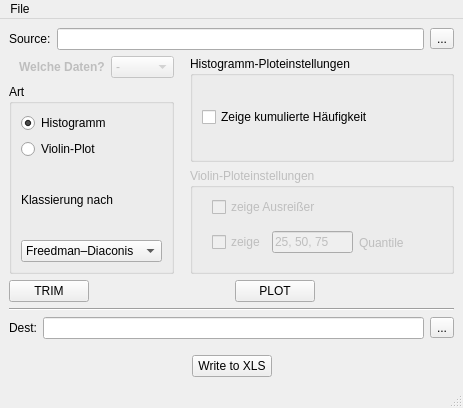
<?xml version="1.0" encoding="UTF-8"?>
<ui version="4.0">
 <class>MainWindow</class>
 <widget class="QMainWindow" name="MainWindow">
  <property name="geometry">
   <rect>
    <x>0</x>
    <y>0</y>
    <width>463</width>
    <height>408</height>
   </rect>
  </property>
  <property name="windowTitle">
   <string>MainWindow</string>
  </property>
  <widget class="QWidget" name="centralwidget">
   <layout class="QVBoxLayout" name="verticalLayout">
    <item>
     <layout class="QHBoxLayout" name="horizontalLayout">
      <item>
       <widget class="QLabel" name="label">
        <property name="text">
         <string>Source:</string>
        </property>
       </widget>
      </item>
      <item>
       <widget class="QLineEdit" name="txt_fopen"/>
      </item>
      <item>
       <widget class="QToolButton" name="but_fopen">
        <property name="text">
         <string>...</string>
        </property>
       </widget>
      </item>
     </layout>
    </item>
    <item>
     <layout class="QHBoxLayout" name="horizontalLayout_6">
      <item>
       <layout class="QVBoxLayout" name="verticalLayout_7">
        <property name="leftMargin">
         <number>0</number>
        </property>
        <item>
         <layout class="QHBoxLayout" name="horizontalLayout_5">
          <property name="leftMargin">
           <number>10</number>
          </property>
          <item>
           <widget class="QLabel" name="label_5">
            <property name="enabled">
             <bool>false</bool>
            </property>
            <property name="font">
             <font>
              <pointsize>9</pointsize>
              <weight>75</weight>
              <bold>true</bold>
             </font>
            </property>
            <property name="text">
             <string>Welche Daten?</string>
            </property>
           </widget>
          </item>
          <item>
           <widget class="QComboBox" name="cb_plotchoice">
            <property name="enabled">
             <bool>false</bool>
            </property>
            <property name="autoFillBackground">
             <bool>true</bool>
            </property>
            <property name="placeholderText">
             <string/>
            </property>
            <property name="frame">
             <bool>true</bool>
            </property>
            <item>
             <property name="text">
              <string>-</string>
             </property>
            </item>
           </widget>
          </item>
         </layout>
        </item>
        <item>
         <widget class="QGroupBox" name="groupBox_2">
          <property name="title">
           <string>Art</string>
          </property>
          <layout class="QVBoxLayout" name="verticalLayout_3">
           <item>
            <widget class="QRadioButton" name="rb_hist">
             <property name="text">
              <string>Histogramm</string>
             </property>
             <property name="checked">
              <bool>true</bool>
             </property>
            </widget>
           </item>
           <item>
            <widget class="QRadioButton" name="rb_vio">
             <property name="text">
              <string>Violin-Plot</string>
             </property>
            </widget>
           </item>
           <item>
            <layout class="QVBoxLayout" name="verticalLayout_4">
             <item>
              <widget class="QLabel" name="label_3">
               <property name="text">
                <string>Klassierung nach</string>
               </property>
              </widget>
             </item>
             <item>
              <widget class="QComboBox" name="cb_classification">
               <property name="sizePolicy">
                <sizepolicy hsizetype="Expanding" vsizetype="Fixed">
                 <horstretch>0</horstretch>
                 <verstretch>0</verstretch>
                </sizepolicy>
               </property>
               <property name="maximumSize">
                <size>
                 <width>190</width>
                 <height>16777215</height>
                </size>
               </property>
               <item>
                <property name="text">
                 <string>Freedman–Diaconis</string>
                </property>
               </item>
               <item>
                <property name="text">
                 <string>Square-Root</string>
                </property>
               </item>
               <item>
                <property name="text">
                 <string>Sturges</string>
                </property>
               </item>
               <item>
                <property name="text">
                 <string>Rice</string>
                </property>
               </item>
              </widget>
             </item>
            </layout>
           </item>
          </layout>
         </widget>
        </item>
       </layout>
      </item>
      <item>
       <layout class="QVBoxLayout" name="verticalLayout_8">
        <property name="leftMargin">
         <number>10</number>
        </property>
        <item>
         <widget class="QGroupBox" name="gb_histogram">
          <property name="title">
           <string>Histogramm-Ploteinstellungen</string>
          </property>
          <layout class="QVBoxLayout" name="verticalLayout_2">
           <item>
            <widget class="QCheckBox" name="cb_cumulated">
             <property name="text">
              <string>Zeige kumulierte Häufigkeit</string>
             </property>
            </widget>
           </item>
          </layout>
         </widget>
        </item>
        <item>
         <widget class="QGroupBox" name="gb_violine">
          <property name="enabled">
           <bool>false</bool>
          </property>
          <property name="title">
           <string>Violin-Ploteinstellungen</string>
          </property>
          <layout class="QVBoxLayout" name="verticalLayout_6">
           <item>
            <layout class="QVBoxLayout" name="verticalLayout_5">
             <property name="leftMargin">
              <number>10</number>
             </property>
             <item>
              <widget class="QCheckBox" name="cb_outliner">
               <property name="text">
                <string>zeige Ausreißer</string>
               </property>
              </widget>
             </item>
             <item>
              <layout class="QHBoxLayout" name="horizontalLayout_7">
               <item>
                <widget class="QCheckBox" name="cb_quantile">
                 <property name="text">
                  <string>zeige</string>
                 </property>
                </widget>
               </item>
               <item>
                <widget class="QLineEdit" name="txt_quantile">
                 <property name="sizePolicy">
                  <sizepolicy hsizetype="Minimum" vsizetype="Fixed">
                   <horstretch>0</horstretch>
                   <verstretch>0</verstretch>
                  </sizepolicy>
                 </property>
                 <property name="maximumSize">
                  <size>
                   <width>81</width>
                   <height>16777215</height>
                  </size>
                 </property>
                 <property name="text">
                  <string>25, 50, 75</string>
                 </property>
                </widget>
               </item>
               <item>
                <widget class="QLabel" name="label_4">
                 <property name="text">
                  <string>Quantile</string>
                 </property>
                </widget>
               </item>
               <item>
                <spacer name="horizontalSpacer_6">
                 <property name="orientation">
                  <enum>Qt::Horizontal</enum>
                 </property>
                 <property name="sizeHint" stdset="0">
                  <size>
                   <width>40</width>
                   <height>20</height>
                  </size>
                 </property>
                </spacer>
               </item>
              </layout>
             </item>
            </layout>
           </item>
          </layout>
         </widget>
        </item>
       </layout>
      </item>
     </layout>
    </item>
    <item>
     <layout class="QHBoxLayout" name="horizontalLayout_2">
      <item>
       <widget class="QPushButton" name="but_trim">
        <property name="toolTip">
         <string>Öffnet den Dialog, um die Daten ggf. zu beschneiden</string>
        </property>
        <property name="text">
         <string>TRIM</string>
        </property>
       </widget>
      </item>
      <item>
       <spacer name="horizontalSpacer">
        <property name="orientation">
         <enum>Qt::Horizontal</enum>
        </property>
        <property name="sizeHint" stdset="0">
         <size>
          <width>40</width>
          <height>20</height>
         </size>
        </property>
       </spacer>
      </item>
      <item>
       <widget class="QPushButton" name="but_plot">
        <property name="text">
         <string>PLOT</string>
        </property>
       </widget>
      </item>
      <item>
       <spacer name="horizontalSpacer_2">
        <property name="orientation">
         <enum>Qt::Horizontal</enum>
        </property>
        <property name="sizeHint" stdset="0">
         <size>
          <width>40</width>
          <height>20</height>
         </size>
        </property>
       </spacer>
      </item>
     </layout>
    </item>
    <item>
     <widget class="Line" name="line">
      <property name="orientation">
       <enum>Qt::Horizontal</enum>
      </property>
     </widget>
    </item>
    <item>
     <layout class="QHBoxLayout" name="horizontalLayout_3">
      <item>
       <widget class="QLabel" name="label_2">
        <property name="text">
         <string>Dest:</string>
        </property>
       </widget>
      </item>
      <item>
       <widget class="QLineEdit" name="txt_fout"/>
      </item>
      <item>
       <widget class="QToolButton" name="but_fout">
        <property name="text">
         <string>...</string>
        </property>
       </widget>
      </item>
     </layout>
    </item>
    <item>
     <layout class="QHBoxLayout" name="horizontalLayout_4">
      <property name="topMargin">
       <number>10</number>
      </property>
      <item>
       <spacer name="horizontalSpacer_3">
        <property name="orientation">
         <enum>Qt::Horizontal</enum>
        </property>
        <property name="sizeHint" stdset="0">
         <size>
          <width>40</width>
          <height>20</height>
         </size>
        </property>
       </spacer>
      </item>
      <item>
       <widget class="QPushButton" name="but_save_data">
        <property name="text">
         <string>Write to XLS</string>
        </property>
       </widget>
      </item>
      <item>
       <spacer name="horizontalSpacer_4">
        <property name="orientation">
         <enum>Qt::Horizontal</enum>
        </property>
        <property name="sizeHint" stdset="0">
         <size>
          <width>40</width>
          <height>20</height>
         </size>
        </property>
       </spacer>
      </item>
     </layout>
    </item>
   </layout>
  </widget>
  <widget class="QMenuBar" name="menubar">
   <property name="geometry">
    <rect>
     <x>0</x>
     <y>0</y>
     <width>463</width>
     <height>21</height>
    </rect>
   </property>
   <widget class="QMenu" name="menuFile">
    <property name="title">
     <string>File</string>
    </property>
    <addaction name="actionOpen_File"/>
    <addaction name="actionSave_File"/>
   </widget>
   <addaction name="menuFile"/>
  </widget>
  <widget class="QStatusBar" name="statusbar"/>
  <action name="actionOpen_File">
   <property name="text">
    <string>Open File</string>
   </property>
   <property name="shortcut">
    <string>Ctrl+O</string>
   </property>
  </action>
  <action name="actionSave_File">
   <property name="text">
    <string>Save File</string>
   </property>
   <property name="shortcut">
    <string>Ctrl+S</string>
   </property>
  </action>
 </widget>
 <resources/>
 <connections/>
</ui>
